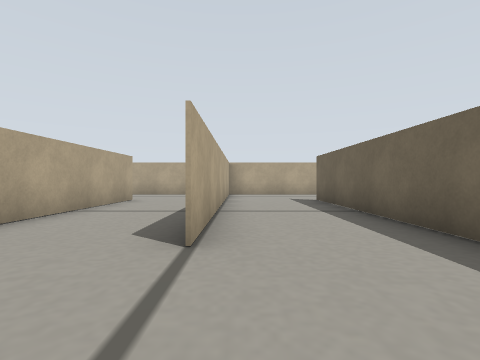
view 1 (above)

19 first-person views from a walk through a Gazebo world. The camera is 0.13 m above the floor, looks level and sees 85° across. The floor is counted in squares, 0.2 m on a side. Each view is taken from the middle of a square. On the plan, view 1 faces up. The plan holds only what a view shows up to about 9 squares ahead; the rest is blank.

view 2
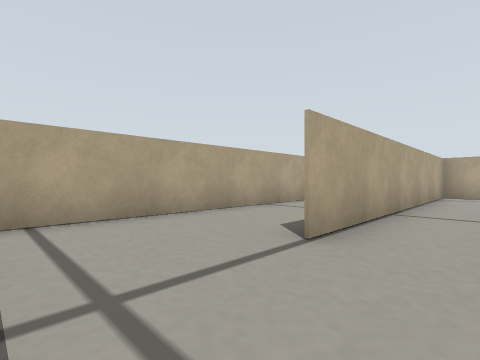

view 3
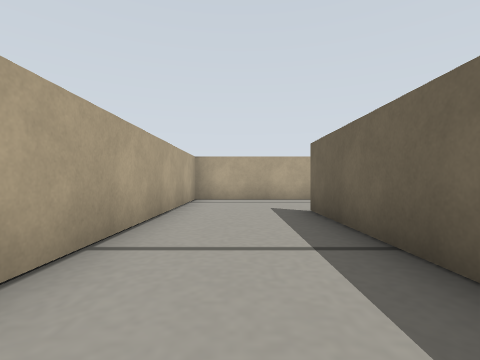

view 4
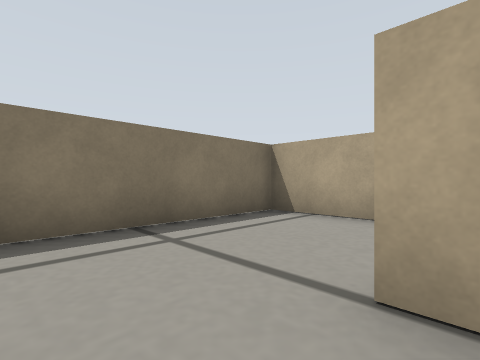

view 5
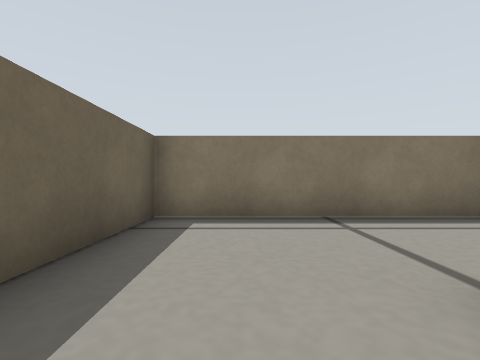

view 6
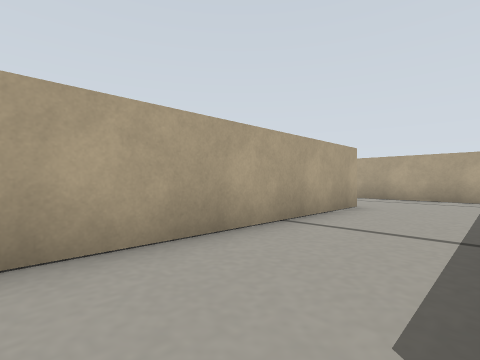

view 7
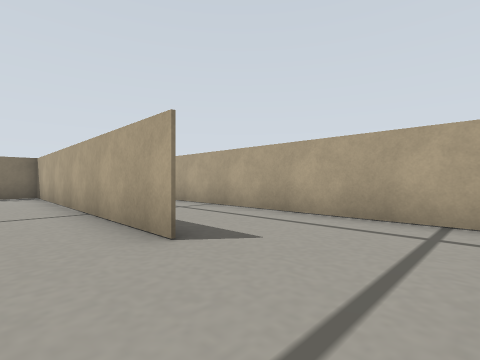

view 8
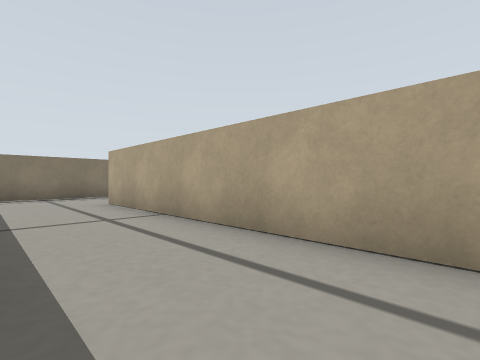

view 9
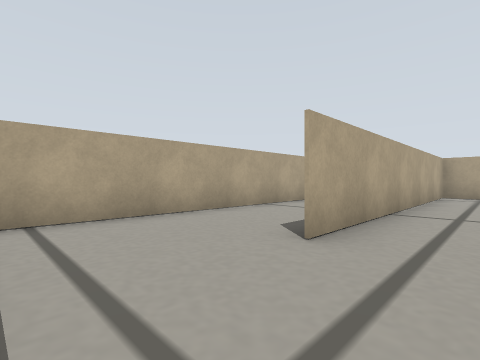

view 10
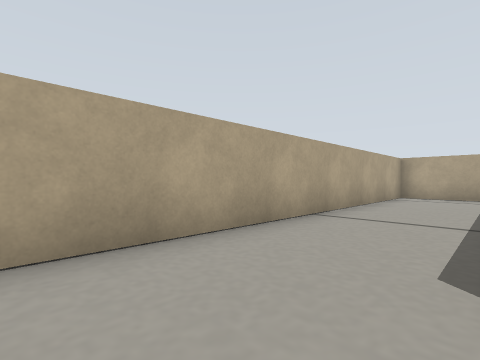

view 11
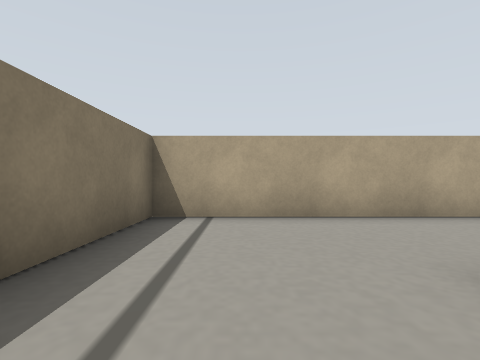

view 12
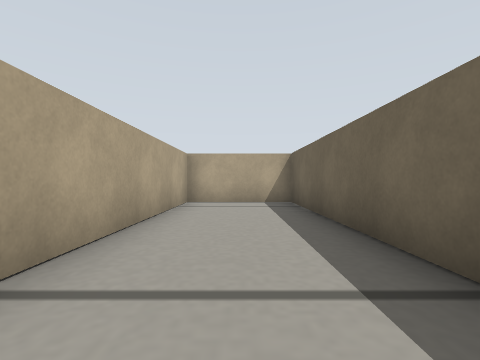

view 13
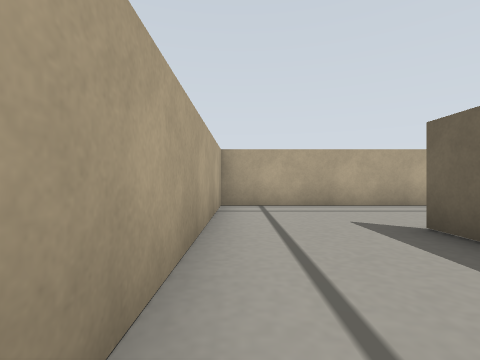

view 14
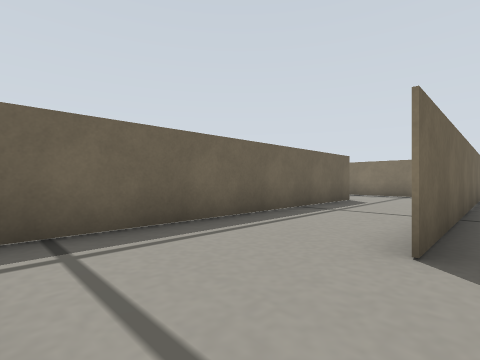

view 15
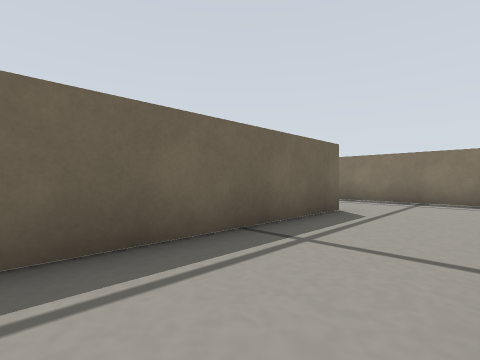

view 16
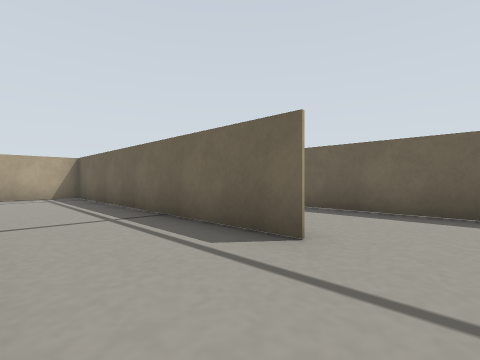

view 17
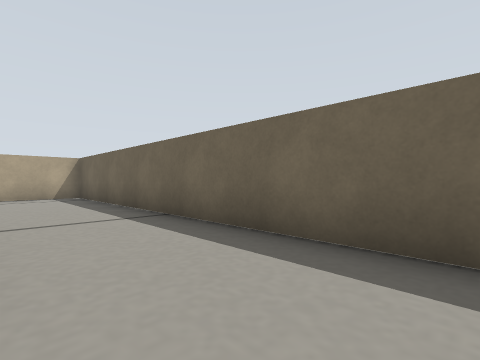

view 18
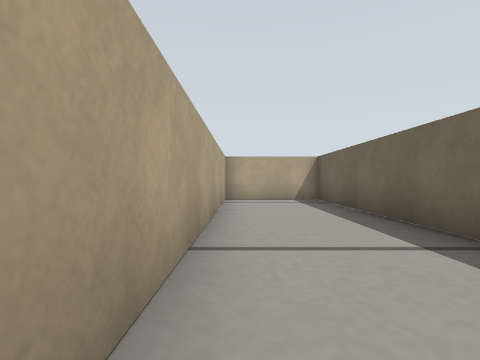

view 19
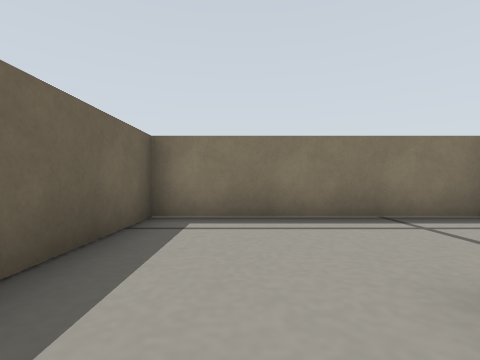

### Floor plan
Points are (right, up) in squares from view 1. A wall is a line through its corners. A room is listed if a view was taken in it or the views show most of it. See-through windows are left out.
Room 1 (views 1, 2, 3, 4, 5, 14)
walls: (-0.5, 11.5) (-0.5, 2.5); (2.5, 11.5) (-1, 11.5); (-0.5, -0.5) (2, -0.5); (2.5, -0.6) (2.5, 8.5)
ways out: opening at (-1, 1) to room 2; opening at (2, 10) to room 5
Room 2 (views 6, 7)
walls: (-3.5, 8.5) (-3.5, -0.6); (-4, -0.5) (-0.5, -0.5); (-1, 11.5) (-3.5, 11.5)
ways out: opening at (-1, 1) to room 1; opening at (-4, 10) to room 3
Room 3 (views 8, 9, 11, 13)
walls: (-3.5, 7.6) (-3.5, 8.5); (-6.5, 11.4) (-6.5, 2.5); (-3.5, 11.5) (-7, 11.5); (-6.5, -0.5) (-4, -0.5)
ways out: opening at (-4, 10) to room 2; opening at (-7, 1) to room 4
Room 4 (views 10, 12)
walls: (-6.5, 5.5) (-6.5, 11.5); (-7, 11.5) (-9.5, 11.5) (-9.5, -0.5) (-6.5, -0.5)
ways out: opening at (-7, 1) to room 3
Room 5 (views 15, 16)
walls: (5.5, 2.5) (5.5, 11.2); (2, -0.5) (5.5, -0.5); (5, 11.5) (2.5, 11.5)
ways out: opening at (2, 10) to room 1; opening at (5, 1) to room 6
Room 6 (views 17, 18, 19)
walls: (5.5, 11.5) (5.5, 3.5); (5.5, -0.5) (8.5, -0.5) (8.5, 11.5) (5, 11.5)
ways out: opening at (5, 1) to room 5

Where each view was taken, in squares from view 1:
view 1: 0 up, 0 right, facing up
view 2: 0 up, 1 right, facing up-left
view 3: 3 up, 1 right, facing up
view 4: 3 up, 1 right, facing down-left
view 5: 4 up, 1 right, facing down
view 6: 2 up, 1 left, facing up-left
view 7: 11 up, 2 left, facing down-left
view 8: 10 up, 4 left, facing down-left
view 9: 0 up, 5 left, facing up-left
view 10: 1 up, 7 left, facing up-left
view 11: 1 up, 5 left, facing left
view 12: 4 up, 8 left, facing up
view 13: 5 up, 6 left, facing up
view 14: 11 up, 2 right, facing down-right
view 15: 8 up, 3 right, facing down-right
view 16: 1 up, 3 right, facing up-right
view 17: 1 up, 6 right, facing up-right
view 18: 3 up, 6 right, facing up
view 19: 4 up, 7 right, facing down
